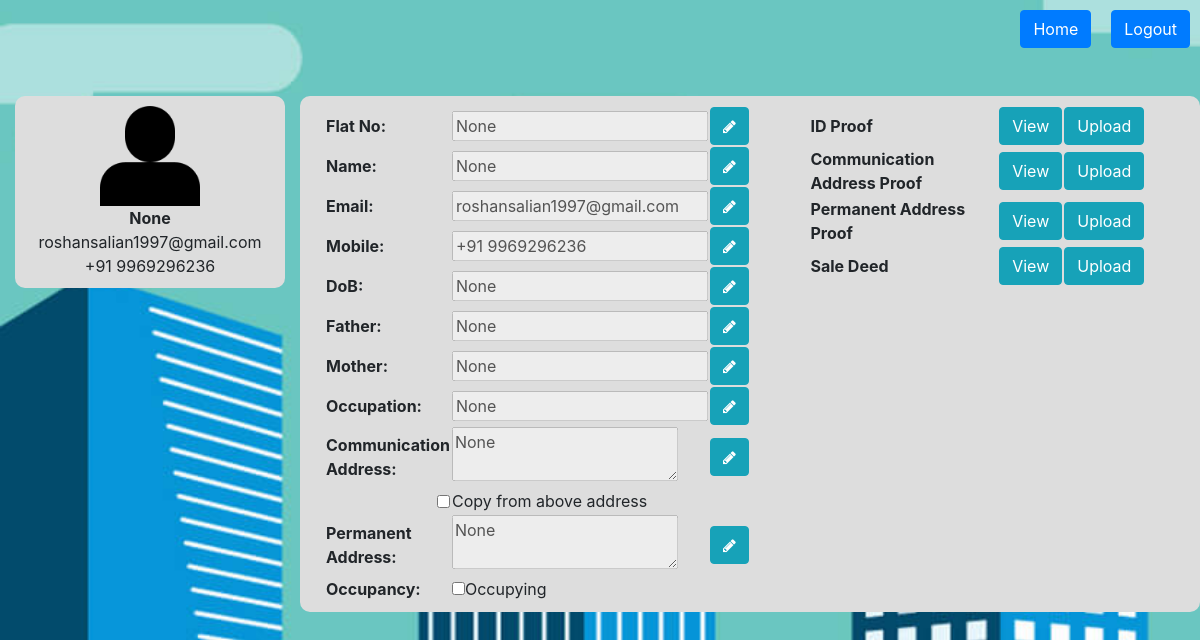
The page /homeOwner (signed in) on the database as committed earlier.
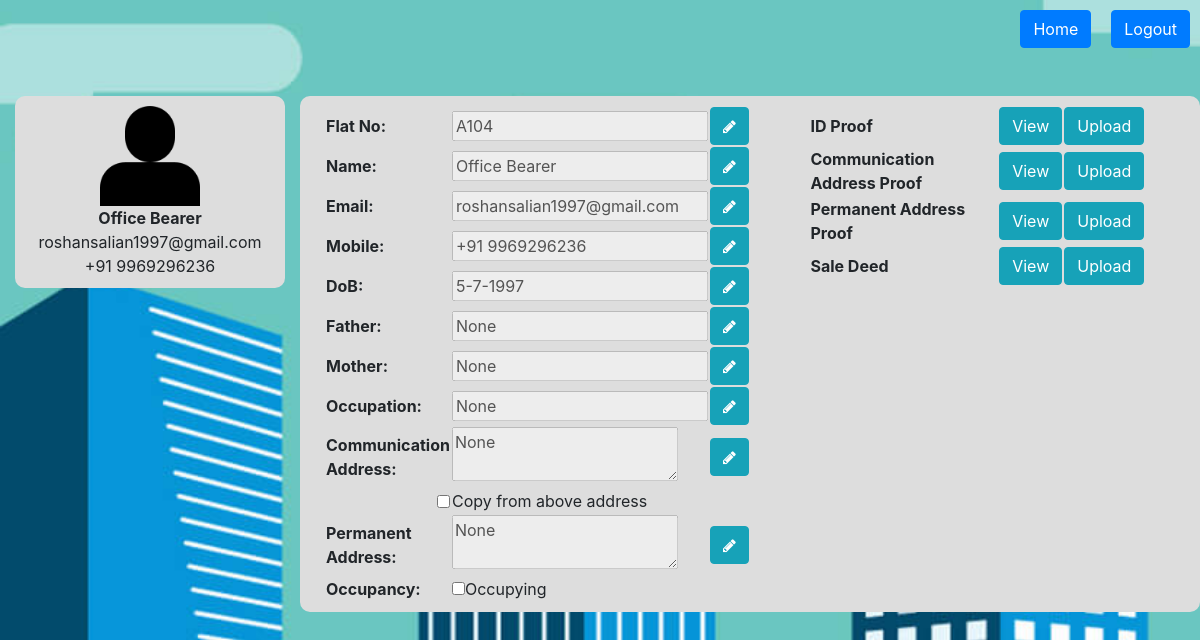
The same page on the database as committed later.
### tables this page shows
CREATE TABLE "homeOwns" (
	"aptNo"	TEXT,
	"email"	TEXT,
	"phone"	TEXT,
	"usrName"	TEXT,
	"dob"	TEXT,
	"photo"	TEXT,
	"id_photo"	TEXT,
	"father"	TEXT,
	"mother"	TEXT,
	"comm_address"	TEXT,
	"perm_address"	TEXT,
	"occupation"	TEXT,
	"occupancy"	INTEGER,
	"comm_add_proof"	TEXT,
	"perm_add_proof"	TEXT,
	"sale_deed"	TEXT,
	"flat_no"	TEXT,
	PRIMARY KEY("aptNo")
);

### script.py (the view)
@app.route('/homeOwner')
def homeOwner():
	if 'user' in session:
		uid = session['user']
	else:
		return redirect(url_for('login'))
	conn = sqlite3.connect('data/data.db')
	cursor = conn.execute("SELECT * FROM homeOwns WHERE aptNo='"+uid+"'")
	cursor = cursor.fetchall()
	flatNo = cursor[0][16]
	name = cursor[0][3]
	email = cursor[0][1]
	mobile = cursor[0][2]
	dob = cursor[0][4]
	father = cursor[0][7]
	mother = cursor[0][8]
	occupation = cursor[0][11]
	comm_address = cursor[0][9]
	perm_address = cursor[0][10]
	if cursor[0][12] == 1:
		occupancy = "checked"
	else:
		occupancy = ""
	photo = cursor[0][5]
	if photo == None:
		photo = "/static/images/user_def.png"
	idProof = cursor[0][6]
	if idProof == None:
		idProof = "No file uploaded yet!"
	else:
		idProof = '<img src="'+idProof+'" width = 400px>'
	commAddProof = cursor[0][13]
	if commAddProof == None:
		commAddProof = "No file uploaded yet!"
	else:
		commAddProof = '<img src="'+commAddProof+'" width = 400px>'
	permAddProof = cursor[0][14]
	if permAddProof == None:
		permAddProof = "No file uploaded yet!"
	else:
		permAddProof = '<img src="'+permAddProof+'" width = 400px>'
	saleDeed = cursor[0][15]
	if saleDeed == None:
		saleDeed = "No file uploaded yet!"
	else:
		saleDeed = '<img src="'+saleDeed+'" width = 400px>'
	return render_template('homeOwnerDet.html', uid = uid, name = name, email = email, mobile = mobile, dob = dob, father = father,
		mother = mother, occupation = occupation, comm_address = comm_address, perm_address = perm_address, photo = photo,
		occupancy = occupancy, idProof = idProof, commAddProof = commAddProof, permAddProof = permAddProof,
		saleDeed = saleDeed, flatNo = flatNo)

### script.py (called while the page is built)
@app.before_request
def before_request():
	g.user = None
	if 'user' in session:
		g.user = session['user']

### templates/homeOwnerDet.html (shortened to what the changed rows need)
<!DOCTYPE html>
<html>
<head>
	<link rel="stylesheet" type="text/css" href="{{ url_for('static', filename='bootstrap.css') }}">
	<link rel="stylesheet" type="text/css" href="{{ url_for('static', filename='myStyles.css') }}">
	<link rel="stylesheet" href="https://cdnjs.cloudflare.com/ajax/libs/font-awesome/4.7.0/css/font-awesome.min.css">
</head>
<body class="bgSet">
	<br><br><br>
	<br>
	<div class="container-fluid">
		<div class="row">
			<div class="col-md-3">
				<div class="roundCorner" style="background-color: var(--lightGrey); padding: 10px">
					<center>
						<img src="{{ photo }}" style="width: 100px;" id="usrImg" data-toggle="modal" data-target="#editPhotoModal">
						<br>
						<strong id="usrName">{{ name }}</strong>
						<br>
						<font id="usrEmail">{{ email }}</font>
						<br>
						<font id="usrMobile">{{ mobile }}</font>
					</center>
				</div>
			</div>
			<div class="col-md-9">
				<div class="row roundCorner" style="background-color: var(--lightGrey); padding: 10px">
					<div class="col">
						<center>
							<table width="85%">
								<tr>
									<td><input type="text" id="userFlatInp" value="{{ flatNo }}" disabled="true"></td>
								</tr>
								<tr>
									<td><input type="text" id="userNameInp" value="{{ name }}" disabled="true"></td>
								</tr>
								<tr>
									<td><input type="text" id="userEmailInp" value="{{ email }}" disabled="true"></td>
								</tr>
								<tr>
									<td><input type="text" id="userMobInp" value="{{ mobile }}" disabled="true"></td>
								</tr>
								<tr>
									<td><input type="text" id="userDobInp" value="{{ dob }}" disabled="true"></td>
								</tr>
							</table>
						</center>
					</div>
				</div>
			</div>
		</div>
	</div>
</body>
</html>

Rows that differ between the two databases and show on the page:
changed homeOwns "roshansalian1997@gmail.com": usrName (not shown) → "Office Bearer"; flat_no (not shown) → "A104"; dob (not shown) → "5-7-1997"
Other text that changed with them:
{{ name }}: "None" → (not shown)
form field flatNo: "None" → (not shown)
form field name: "None" → (not shown)
form field dob: "None" → (not shown)
